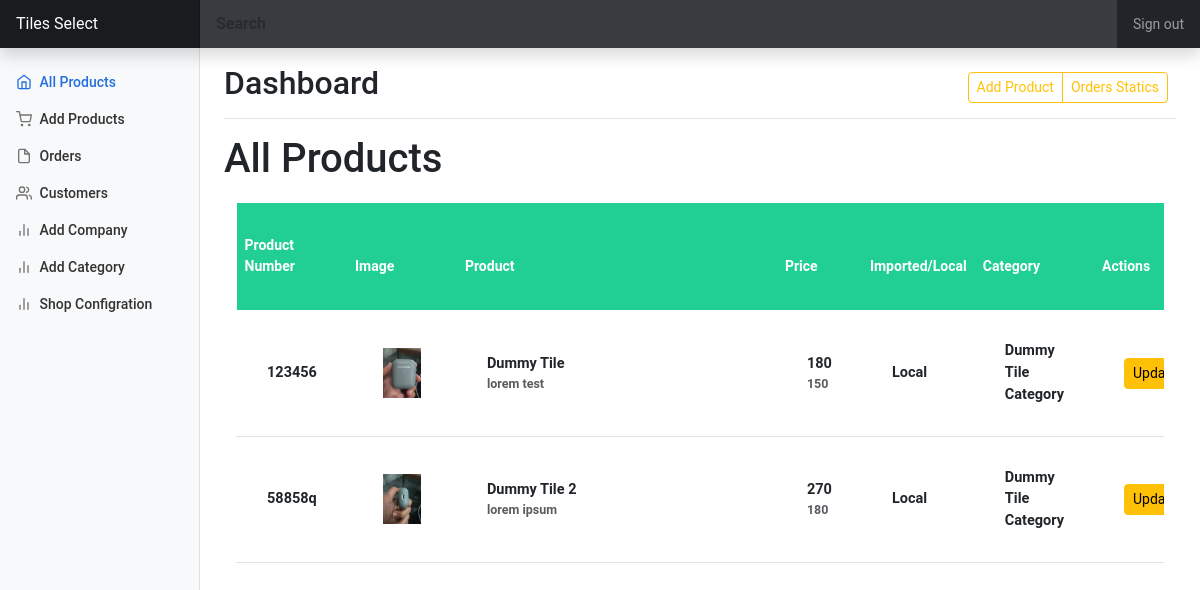
The page /shop_dashboard (signed in) on the database its author committed.
### core/models.py (models this page shows, shortened)
class User(AbstractUser):
    id = models.UUIDField(primary_key=True,default=uuid.uuid4 , unique=True)
    username = None
    email = models.EmailField(_('email address'), unique=True)
    showroom_owner = models.BooleanField(default=False)
    USERNAME_FIELD = 'email'
    REQUIRED_FIELDS = []
    objects = UserManager()

class Showrooms(User):
    showroom_type = models.CharField( max_length=50,choices=SHOWROOM_TYPES ,default="")
    showroom_name = models.CharField( max_length=50)
    office_phone_number = models.CharField( max_length=50)
    address = models.CharField( max_length=250)
    since = models.CharField( max_length=50)
    link_360 = models.CharField( max_length=250 , blank=True,null=True)
    class Meta:
        verbose_name_plural = 'Showrooms'

class Product(models.Model):
    id = models.UUIDField(primary_key=True,default=uuid.uuid4 , unique=True)
    showroom = models.ForeignKey(Showrooms, on_delete=models.CASCADE)
    title = models.CharField( max_length=50)
    image = models.ImageField(upload_to="products" )
    company_name = models.ForeignKey(Company_name, on_delete=models.CASCADE)
    category = models.ForeignKey(Categories, on_delete=models.CASCADE)
    product_number = models.CharField( max_length=50)
    imported_or_local = models.CharField( max_length=50,choices=IMPORTED_OR_LOCAL ,)
    old_price = models.IntegerField()
    new_price = models.IntegerField()
    discount_price = models.CharField( max_length=50 , blank=True, null=True,default="0% Off")
    description =  models.TextField()
    created_at = models.DateField( auto_now_add=True)

class Categories(models.Model):
    showroom_type = models.CharField( max_length=50,choices=SHOWROOM_TYPES ,default="")
    name = models.CharField( max_length=50)
    created_at = models.DateField( auto_now_add=True)
    class Meta:
        verbose_name_plural = 'Categories'
    def __str__(self):
        return f"{self.name}"

### core/views.py (the view)
# urls.py: path('shop_dashboard', views.shop_dashboard, name="shop_dashboard"),
@cache_control(no_cache=True, must_revalidate=True , no_store=True)
@login_required(login_url='shop_dashboard_signin')
def shop_dashboard(request):
    if request.user.showroom_owner == True:
        showroom = Showrooms.objects.get(id=request.user.id)
        products = Product.objects.filter(showroom = showroom)
        context = {
            "showroom": showroom,
            "products": products,
        }
        return render(request , "shop/dashboard/product_list.html" ,context)
    else:
        return redirect("shop_dashboard_signin")

### templates/shop/dashboard/product_list.html (shortened to what this page needs)
{% extends 'shop/dashboard/shop_dashboard_base.html' %}
{% block content %}
<h1>All Products</h1>
<div class="container">
  <div class="table-wrap">
    <table class="table table-responsive table-borderless">
      <thead>
        <th>Product Number</th>
        <th>Image</th>
        <th>Product</th>
        <th>Price</th>
        <th>Imported/Local</th>
        <th>Category</th>
        <th>Actions</th>
      </thead>
      <tbody>
        {% for i in products %}
        <tr class="align-middle alert border-bottom" role="alert">
          <td>
            {{i.product_number}}
          </td>
          <td class="text-center">
            <img
              class="pic"
              src="{{i.image}}"
              alt=""
            />
          </td>
          <td>
            <div>
              <p class="m-0 fw-bold">{{i.title}}</p>
              <p class="m-0 text-muted">
                {{i.description}}
              </p>
            </div>
          </td>
          <td>
            <div>
              <p class="m-0 fw-bold">{{i.new_price}}</p>
              <p class="m-0 text-muted">
                {{i.old_price}}
              </p>
            </div>
          </td>
          <td class="d-">
            <div class="fw-600">{{i.imported_or_local}}</div>
          </td>
          <td>{{i.category}}</td>
          <td>
            <div class="btn-toolbar mb-2 mb-md-0">
                <div class="btn-group me-2">
                    <a href="{% url 'update_product' i.id %}" class="btn btn-sm btn-warning">Update</a><br>
                  </div>
              </div>
          </td>
        </tr>
        {% endfor %}
      </tbody>
    </table>
  </div>
</div>
{% endblock content %}

### templates/shop/dashboard/shop_dashboard_base.html (shortened to what this page needs)
{% load static %}
<!doctype html>
<html lang="en" data-bs-theme="auto">
  <head>
<link href="{% static '../assets/dist/css/bootstrap.min.css' %}" rel="stylesheet">
    <link href="{% static 'dashboard.css' %}" rel="stylesheet">
  </head>
  <body>
<header class="navbar navbar-dark sticky-top bg-dark flex-md-nowrap p-0 shadow">
  <a class="navbar-brand col-md-3 col-lg-2 me-0 px-3 fs-6" href="{% url 'shop_dashboard' %}">{{ showroom.showroom_name }}</a>
  <input class="form-control form-control-dark w-100 rounded-0 border-0" type="text" placeholder="Search" aria-label="Search">
  <div class="navbar-nav">
    <div class="nav-item text-nowrap">
      <a class="nav-link px-3" href="{% url 'dashboard_logout' %}">Sign out</a>
    </div>
  </div>
</header>
<div class="container-fluid">
  <div class="row">
    <nav id="sidebarMenu" class="col-md-3 col-lg-2 d-md-block bg-body-tertiary sidebar collapse">
      <div class="position-sticky pt-3 sidebar-sticky">
        <ul class="nav flex-column">
          <li class="nav-item">
            <a class="nav-link active" aria-current="page" href="{% url 'shop_dashboard' %}">
              <span data-feather="home" class="align-text-bottom"></span>
              All Products
            </a>
          </li>
          <li class="nav-item">
            <a class="nav-link" href="{% url 'add_product' %}">
              <span data-feather="shopping-cart" class="align-text-bottom"></span>
             Add Products
            </a>
          </li>
          <li class="nav-item">
            <a class="nav-link" href="#">
              <span data-feather="file" class="align-text-bottom"></span>
              Orders
            </a>
          </li>
          <li class="nav-item">
            <a class="nav-link" href="#">
              <span data-feather="users" class="align-text-bottom"></span>
              Customers
            </a>
          </li>
          <li class="nav-item">
            <a class="nav-link" href="#">
              <span data-feather="bar-chart-2" class="align-text-bottom"></span>
              Add Company
            </a>
          </li>
          <li class="nav-item">
            <a class="nav-link" href="#">
              <span data-feather="bar-chart-2" class="align-text-bottom"></span>
              Add Category
            </a>
          </li>
          <li class="nav-item">
            <a class="nav-link" href="{% url 'settings' %}">
              <span data-feather="bar-chart-2" class="align-text-bottom"></span>
              Shop Configration
            </a>
          </li>
        </ul>
      </div>
    </nav>
    <main class="col-md-9 ms-sm-auto col-lg-10 px-md-4">
      <div class="d-flex justify-content-between flex-wrap flex-md-nowrap align-items-center pt-3 pb-2 mb-3 border-bottom">
        <h1 class="h2">Dashboard</h1>
        <div class="btn-toolbar mb-2 mb-md-0">
          <div class="btn-group me-2">
            <a href ="{% url 'add_product' %}" class="btn btn-sm btn-outline-warning">Add Product</a>
            <button type="button" class="btn btn-sm btn-outline-warning">Orders Statics</button>
          </div>
        </div>
      </div>
      {% block content %}
      {% endblock content %}
    </main>
  </div>
</div>
  </body>
  {% include 'messages.html' %}
</html>

### static/dashboard.css (style rules this page uses)
body { font-size: .875rem; }
.feather { width: 16px; height: 16px; }
.sidebar { position: fixed; top: 0; bottom: 0; left: 0; z-index: 100; padding: 48px 0 0; box-shadow: inset -1px 0 0 rgba(0, 0, 0, .1); }
.sidebar-sticky { height: calc(100vh - 48px); overflow-x: hidden; overflow-y: auto; }
.sidebar .nav-link { font-weight: 500; color: #333; }
.sidebar .nav-link .feather { margin-right: 4px; color: #727272; }
.sidebar .nav-link.active { color: #2470dc; }
.sidebar .nav-link:hover .feather, .sidebar .nav-link.active .feather { color: inherit; }
.navbar-brand { padding-top: .75rem; padding-bottom: .75rem; background-color: rgba(0, 0, 0, .25); box-shadow: inset -1px 0 0 rgba(0, 0, 0, .25); }
.navbar .form-control { padding: .75rem 1rem; }
.form-control-dark { color: #fff; background-color: rgba(255, 255, 255, .1); border-color: rgba(255, 255, 255, .1); }
* { margin: 0; padding: 0; box-sizing: border-box; font-family: 'Roboto', sans-serif }
.pic { width: 50px; height: 50px; object-fit: contain; }
.table thead { background-color: #21cf95; }
.table thead th { font-size: 14px; color: white; }
.container .table-wrap { margin: 20px auto; overflow-x: auto }
.table>:not(caption)>*>* { padding: 2rem 0.5rem; }
::placeholder { color: black; font-weight: 600; }
.table tbody td { padding: 30px; margin: 0; font-size: 14.5px; font-weight: 600; }
.text-muted { font-size: 12.5px; }
.table tbody tr td:nth-of-type(3) { min-width: 320px; }
@media (min-width: 992px) { .container .table-wrap { overflow: hidden; } }

### rows shown on the page
Showrooms: showroom_name "Tiles Select"
Product: product_number "123456", image (picture), title "Dummy Tile", description "lorem test", new_price "180", old_price "150", imported_or_local "Local", category "Dummy Tile Category"
Product: product_number "58858q", image (picture), title "Dummy Tile 2", description "lorem ipsum", new_price "270", old_price "180", imported_or_local "Local", category "Dummy Tile Category"
